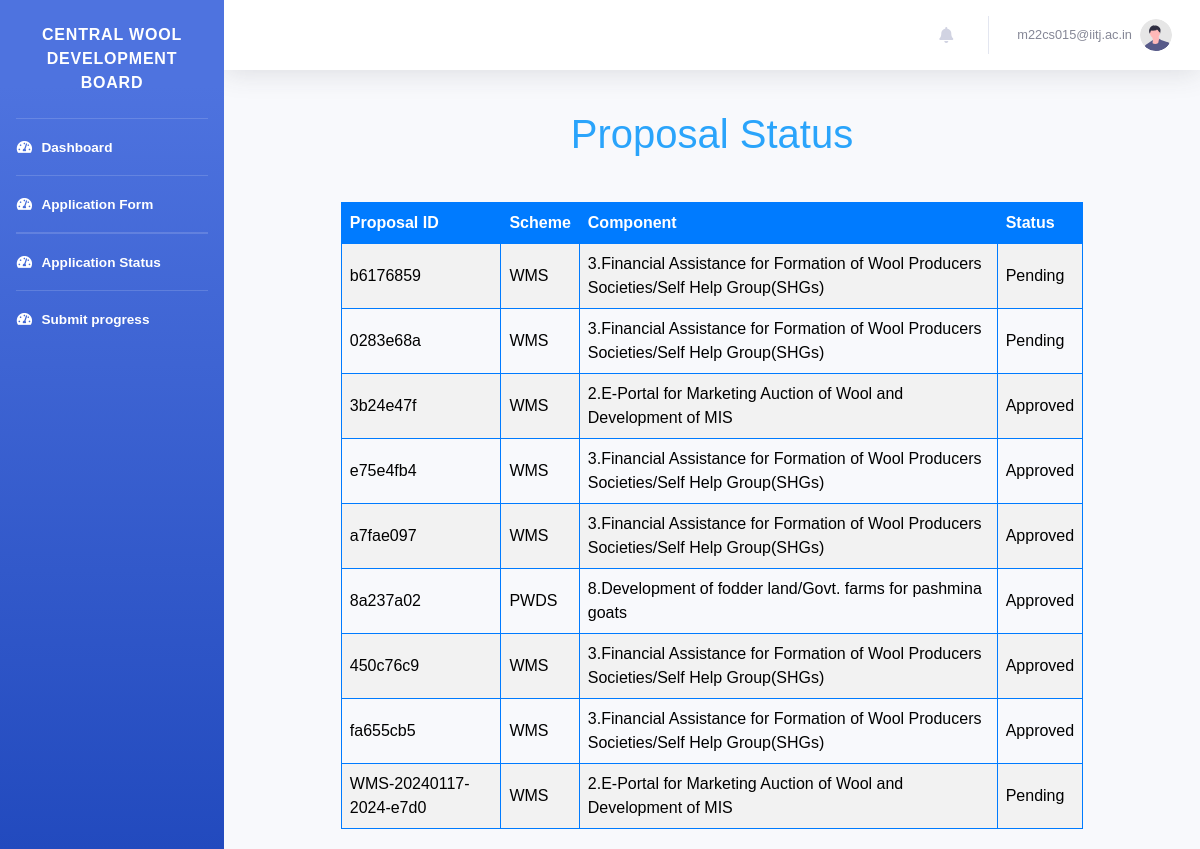
Before: /dashboard/proposal_status/ (signed in) with the older database file.
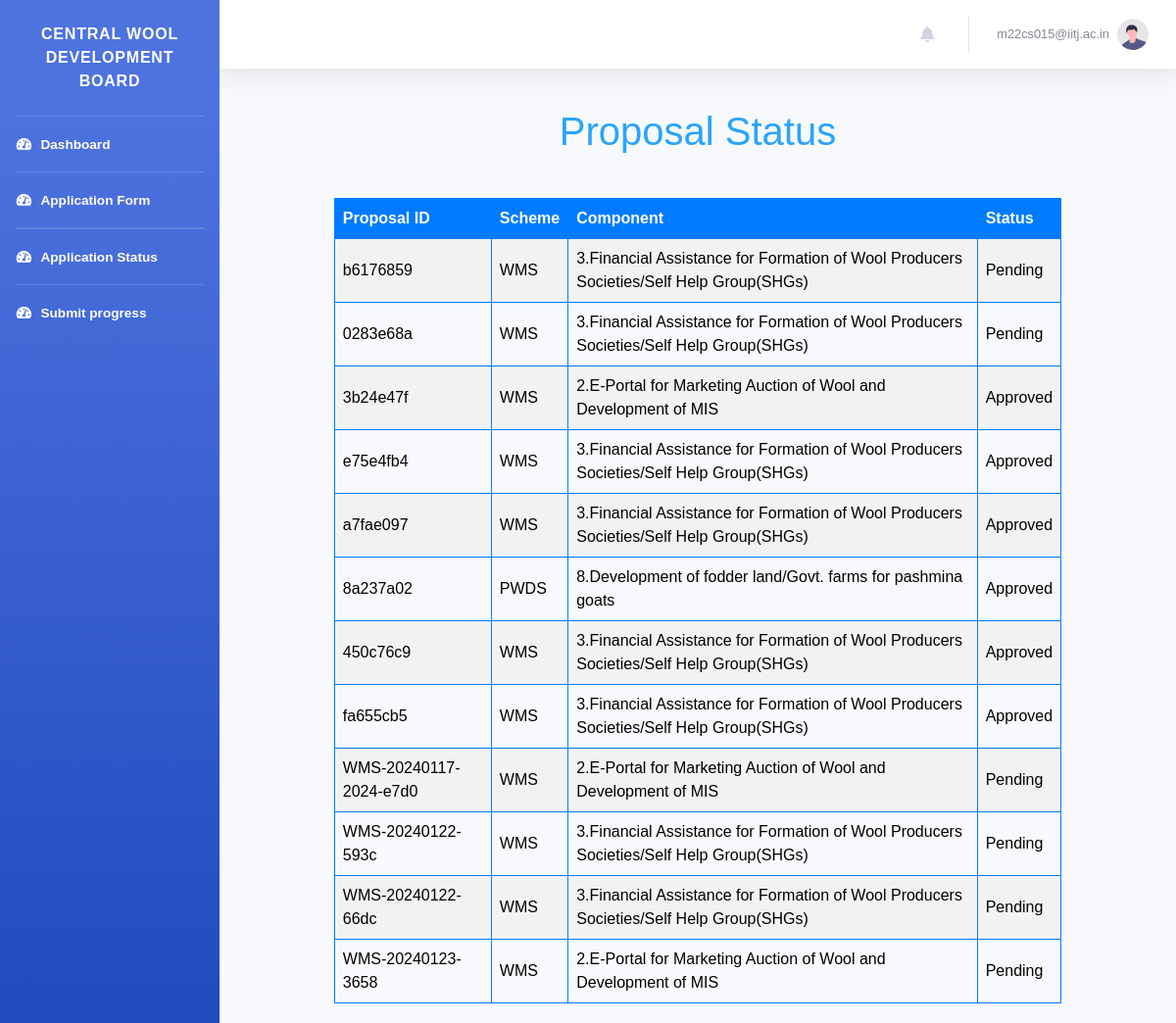
After: the same page with the newer database file.
### authapp/models.py (models this page shows, shortened)
class Proposal(models.Model):
    STATUS_CHOICES = [
        ('Pending', 'Pending'),
        ('Approved', 'Approved'),
        ('Completed', 'Completed'),
        ('Rejected', 'Rejected'),
        ('Resubmit','Resubmit')
    ]
    user = models.ForeignKey(settings.AUTH_USER_MODEL, on_delete=models.CASCADE)
    name_and_address = models.TextField()
    project_scheme = models.CharField(max_length=20)
    scheme_component = models.CharField(max_length=100)
    nature_of_applicant = models.CharField(max_length=50)
    other_nature = models.CharField(max_length=50, blank=True, null=True)
    brief_of_agency = models.TextField()
    objectives_of_project = models.TextField()
    brief_of_project = models.TextField()
    justification_of_project = models.TextField()
    methodology_of_project = models.TextField()
    expected_outcome = models.FileField(upload_to='excel_files/', blank=True, null=True)
    scenario_change = models.TextField()
    beneficiaries = models.FileField(upload_to='excel_files/', blank=True, null=True)
    mode_of_selection = models.TextField()
    component_wise_cost = models.FileField(upload_to='excel_files/', blank=True, null=True)
    component_wise_duration = models.FileField(upload_to='excel_files/', blank=True, null=True)
    location_of_project = models.CharField(max_length=100)
    associated_agency = models.TextField()
    bank_details = models.TextField()
    nodal_officer_details = models.TextField()
    other_info = models.TextField()
    status = models.CharField(max_length=20, choices=STATUS_CHOICES, default='Pending')
    total_fund_allocated = models.DecimalField(max_digits=20, decimal_places=2,blank=True,null=True)
    project_sanction_letter = models.FileField(upload_to='sanction_letters/',null=True)
    Approved_by=models.CharField(max_length=50,null=True,blank=True)
    project_report = models.FileField(upload_to='pdf_files/', blank=True, null=True)
    covering_letter = models.FileField(upload_to='pdf_files/', blank=True, null=True)
    unique_id = models.CharField(max_length=8, unique=True)
    created_at = models.DateTimeField(auto_now_add=True)
    total_duration = models.IntegerField(blank=True, null=True)
    goals = models.JSONField(default=dict)

### authapp/views.py (the view)
# urls.py: path('dashboard/proposal_status/', views.proposal_status, name='proposal_status'),
@login_required
def proposal_status(request):
    user_proposals = Proposal.objects.filter(user=request.user)
    return render(request, 'proposal/proposal_status.html', {'proposals': user_proposals})

### templates/proposal/proposal_status.html (shortened to what this page needs)
{% extends 'base_dashboard.html' %}
    {% block content%}
     <header>
        <h1>Proposal Status</h1>
    </header>
    <table>
        <tr>
            <th>Proposal ID</th>
            <th>Scheme</th>
            <th>Component</th>
            <th>Status</th>
        </tr>
        {% for proposal in proposals %}
            <tr>
                <td>{{ proposal.unique_id }}</td>
                <td>{{ proposal.project_scheme }}</td>
                <td>{{proposal.scheme_component}}</td>
                <td>{{ proposal.status }}</td>
            </tr>
        {% endfor %}
    </table>
{% endblock %}

Changed rows visible on the page:
added Proposal: unique_id "WMS-20240122-593c", project_scheme "WMS", scheme_component "3.Financial Assistance for Formation of Wool Producers Societies/Self Help Group(SHGs)", status "Pending"
added Proposal: unique_id "WMS-20240122-66dc", project_scheme "WMS", scheme_component "3.Financial Assistance for Formation of Wool Producers Societies/Self Help Group(SHGs)", status "Pending"
added Proposal: unique_id "WMS-20240123-3658", project_scheme "WMS", scheme_component "2.E-Portal for Marketing Auction of Wool and Development of MIS", status "Pending"
